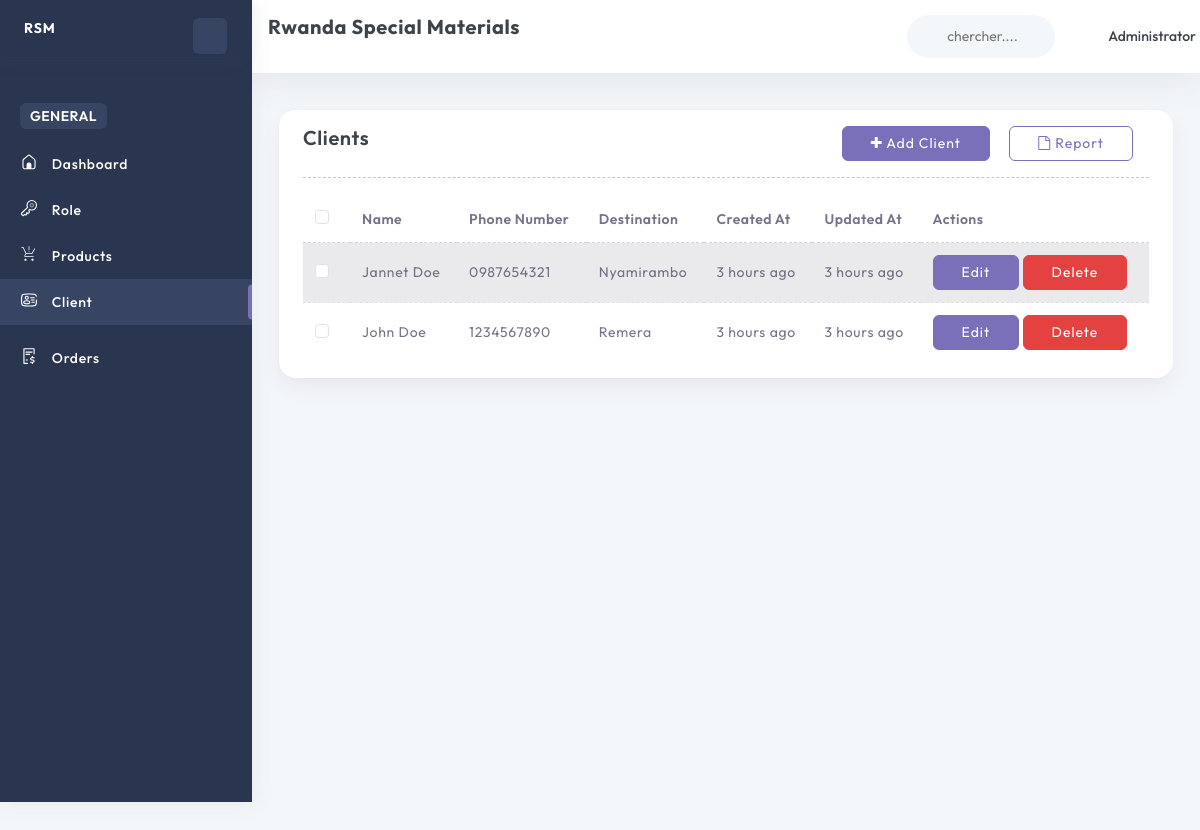
Page /clients/ (signed in) on the earlier database version.
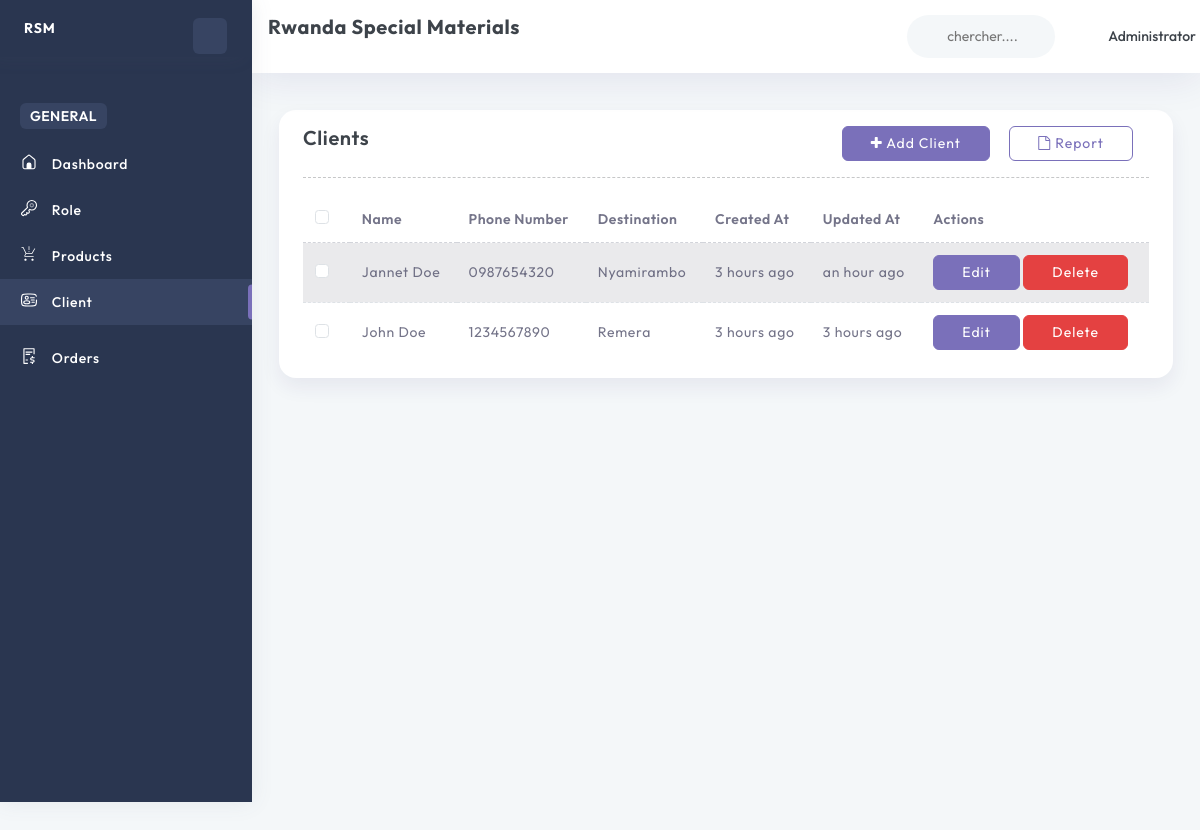
Same page on the later database version.
### base/models.py (models this page shows, shortened)
class Client(models.Model):
    name = models.CharField(max_length=255)
    phone_number = models.CharField(max_length=15, unique=True)
    destination = models.CharField(max_length=255)
    created_at = models.DateTimeField(default=timezone.now, editable=False)
    updated_at = models.DateTimeField(auto_now=True)

### base/views.py (the view)
# urls.py: path('clients/', getClients, name="getClients"),
@login_required
@permission_required('base.view_client', raise_exception=True)
def getClients(request):
    clients = Client.objects.all().order_by('-created_at')
    context = {
        'clients': clients,
    }
    return render(request, 'pages/clients/index.html', context)

### templates/pages/clients/index.html
{% extends 'layouts/app.html' %}
{% load static %}
{% load humanize %}
{% block content %}
<div class="container-fluid">
    <div class="row">
        <div class="col-sm-12">
            <div class="card">
                <div class="card-body">
                    <div class="list-client-header">
                        <div class="d-flex justify-content-between">
                            <h4>Clients</h4>
                            <div>
                                <a class="btn btn-primary" href="{% url 'base:addClient' %}"><i class="fa fa-plus"></i> Add Client</a>
                                <a class="btn btn-outline-primary mx-3" href="#"><i class="fa fa-file-o"></i> Report</a>
                            </div>
                        </div>
                    </div>
                    <hr>
                    <div class="list-client">
                        <table class="table table-striped" id="client-table">
                            <thead>
                                <tr>
                                    <th>
                                        <div class="form-check">
                                            <input class="form-check-input checkbox-primary" type="checkbox">
                                        </div>
                                    </th>
                                    <th><span class="f-light f-w-600">Name</span></th>
                                    <th><span class="f-light f-w-600">Phone Number</span></th>
                                    <th><span class="f-light f-w-600">Destination</span></th>
                                    <th><span class="f-light f-w-600">Created At</span></th>
                                    <th><span class="f-light f-w-600">Updated At</span></th>
                                    <th><span class="f-light f-w-600">Actions</span></th>
                                </tr>
                            </thead>
                            <tbody>
                                {% for client in clients %}
                                <tr class="client-row">
                                    <td>
                                        <div class="form-check">
                                            <input class="form-check-input checkbox-primary" type="checkbox">
                                        </div>
                                    </td>
                                    <td><p class="f-light">{{ client.name }}</p></td>
                                    <td><p class="f-light">{{ client.phone_number }}</p></td>
                                    <td><p class="f-light">{{ client.destination }}</p></td>
                                    <td><p class="f-light">{{ client.created_at|naturaltime }}</p></td>
                                    <td><p class="f-light">{{ client.updated_at|naturaltime }}</p></td>
                                    <td>
                                        <div class="client-action">
                                            <a href="{% url 'base:editClient' client.id %}" class="btn btn-primary">
                                                Edit
                                            </a>
                                            <a href="{% url 'base:deleteClient' client.id %}" class="btn btn-danger" onclick="return confirm('Are you sure you want to delete the client \'{{ client.name }}\'?');">
                                                Delete
                                            </a>
                                        </div>
                                    </td>
                                </tr>
                                {% endfor %}
                            </tbody>
                        </table>
                    </div>
                </div>
            </div>
        </div>
    </div>
</div>
{% endblock %}

Differences in the rows shown:
changed Client "Jannet Doe": phone_number "0987654321" → "0987654320"; updated_at "3 hours ago" → "an hour ago"
